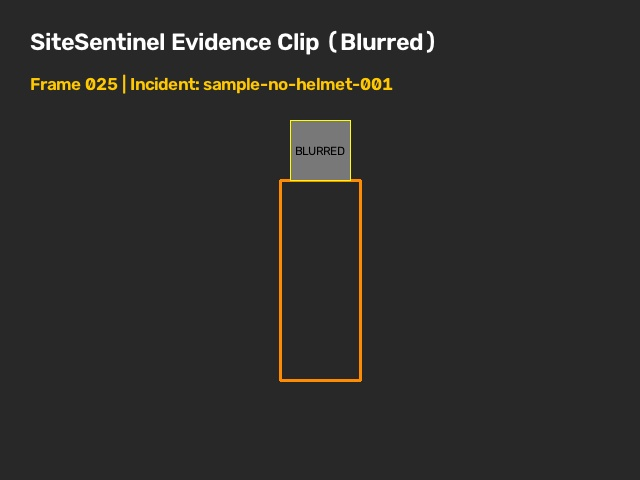
#> input picture evidence/sample/sample-no-helmet-001.jpg, 640 x 480 px
$ python privacy_audit.py   (older library calls are emulated)
#> lines starting #> are read from the running program, lines starting #| are printed output that depends on the picture; after the words box and inside, x2 and y2 are one past the last pixel; in counts of white or black regions, pixels touching at a corner belong together
#> in audit_image, img is the input picture: shape (480, 640, 3); mean B, G, R 42.6, 44.6, 45.5
"""Privacy audit tool for SiteSentinel evidence directory.

Scans evidence/ recursively for saved video clips (.mp4) and thumbnails (.jpg).
Runs OpenCV Haar cascade face detector.
Fails with exit code 1 if ANY legible unblurred face is detected.
"""
from __future__ import annotations

import argparse
import sys
from pathlib import Path
from typing import List, Tuple

import cv2
import numpy as np


def detect_faces_in_bgr(bgr_img: np.ndarray) -> List[Tuple[int, int, int, int]]:
    """Detects legible unblurred faces using CascadeClassifier or skin+sharpness analysis."""
    # 1. Try CascadeClassifier if available
    cv2_data = getattr(cv2, "data", None)
    if hasattr(cv2, "CascadeClassifier") and cv2_data is not None:
        cascade_path = getattr(cv2_data, "haarcascades", "") + "haarcascade_frontalface_default.xml"
        if Path(cascade_path).is_file():
            try:
                cascade = cv2.CascadeClassifier(cascade_path)
                gray = cv2.cvtColor(bgr_img, cv2.COLOR_BGR2GRAY)
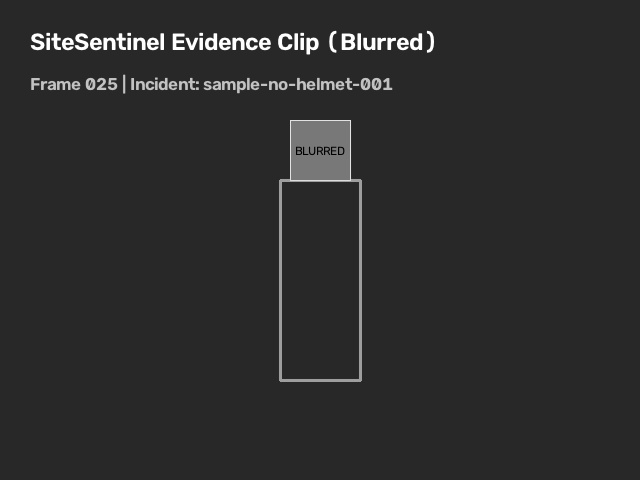
#> gray: shape (480, 640); min 0, max 255, mean 44.6
                faces = cascade.detectMultiScale(gray, scaleFactor=1.1, minNeighbors=5, minSize=(30, 30))
#> faces = ()
                if len(faces) > 0:
                    return [tuple(f) for f in faces]
            except Exception:
                pass

    # 2. Skin tone + high-frequency sharpness analysis
    detected = []
    try:
        ycrcb = cv2.cvtColor(bgr_img, cv2.COLOR_BGR2YCrCb)
#> ycrcb: shape (480, 640, 3); mean of channels 0, 1, 2 44.6, 128.6, 126.8
        skin_mask = cv2.inRange(ycrcb, np.array([0, 133, 77]), np.array([255, 173, 127]))
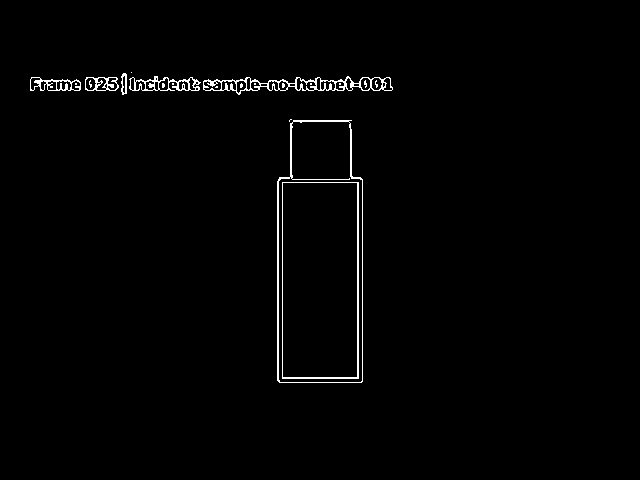
#> skin_mask: shape (480, 640); 1.3% white in thin lines or dots, all inside (x1, y1, x2, y2) = (30, 72, 393, 383)
        contours, _ = cv2.findContours(skin_mask, cv2.RETR_EXTERNAL, cv2.CHAIN_APPROX_SIMPLE)
#> contours = 9 contours, 3 with area under 20; largest, box (x1, y1, x2, y2) and area: (277, 120, 363, 383) 20876, (203, 76, 393, 95) 1772, (129, 76, 201, 91) 636, (30, 77, 81, 91) 476, (85, 77, 119, 91) 396, (121, 73, 127, 95) 90
        for c in contours:
            x, y, w, h = cv2.boundingRect(c)
            if w >= 30 and h >= 30 and 0.7 <= (h / w) <= 1.6:
                roi = bgr_img[y : y + h, x : x + w]
                gray = cv2.cvtColor(roi, cv2.COLOR_BGR2GRAY)
                lap_var = float(cv2.Laplacian(gray, cv2.CV_64F).var())
                if lap_var > 150.0:  # Sharp, legible features
                    detected.append((x, y, w, h))
#> this loop made 9 passes
#> (x, y, w, h) on passes 1, 2, 4, 5, 6, 7, 8, 9: (277, 120, 86, 263), (289, 119, 3, 3), (85, 77, 34, 14), (30, 77, 51, 14), (203, 76, 190, 19), (129, 76, 72, 15), (121, 73, 6, 22), (131, 72, 1, 1)
#> (c, x, y, w, h) on pass 3: ([[172, 83], [172, 84], [173, 84], [173, 83]], 172, 83, 2, 2)
#> after the loop, detected = []
    except Exception:
        pass
    return detected


def audit_image(image_path: Path) -> List[Tuple[int, int, int, int]]:
    """Inspects a single thumbnail or JPEG frame for unblurred faces."""
    img = cv2.imread(str(image_path))
    if img is None:
        return []
    return detect_faces_in_bgr(img)


def audit_video(video_path: Path, sample_stride: int = 5) -> List[Tuple[int, Tuple[int, int, int, int]]]:
    """Inspects a video file, sampling every sample_stride frames."""
    cap = cv2.VideoCapture(str(video_path))
    violations = []
    frame_idx = 0
    while cap.isOpened():
        ret, frame = cap.read()
        if not ret:
            break
        if frame_idx % sample_stride == 0:
            faces = detect_faces_in_bgr(frame)
            for f in faces:
                violations.append((frame_idx, f))
        frame_idx += 1
    cap.release()
    return violations


def audit_evidence_directory(evidence_dir: str | Path = "evidence") -> Tuple[bool, List[str]]:
    """Scans evidence directory returning (passed, findings_list)."""
    target_dir = Path(evidence_dir)
    findings: List[str] = []
    if not target_dir.exists():
        print(f"[Privacy Audit] Directory '{evidence_dir}' does not exist yet. No evidence to audit.")
        return True, findings

    ignored_subdirs = {"screenshots", "submission_bugs_and_failures"}
    image_files = [
        p for p in (list(target_dir.rglob("*.jpg")) + list(target_dir.rglob("*.png")))
        if not (set(p.parts) & ignored_subdirs or p.name.startswith("demo_walkthrough"))
    ]
    video_files = [
        p for p in target_dir.rglob("*.mp4")
        if not (set(p.parts) & ignored_subdirs or p.name.startswith("demo_walkthrough"))
    ]

    total_files = len(image_files) + len(video_files)
    print(f"[Privacy Audit] Scanning '{evidence_dir}': {len(video_files)} video clips, {len(image_files)} thumbnails...")

    for img_p in image_files:
        faces = audit_image(img_p)
#> faces = []
        if faces:
            msg = f"[PRIVACY VIOLATION] Unblurred face detected in thumbnail: {img_p} (detected: {len(faces)} faces)"
            print(msg)
            findings.append(msg)

    for vid_p in video_files:
        v_violations = audit_video(vid_p)
        if v_violations:
            msg = f"[PRIVACY VIOLATION] Unblurred face detected in video: {vid_p} (violations: {len(v_violations)})"
            print(msg)
            findings.append(msg)

    if findings:
        print(f"\n[PRIVACY AUDIT FAILED] Found {len(findings)} privacy violations across {total_files} files!")
        return False, findings

    print(f"[PRIVACY AUDIT PASS] All {total_files} evidence files verified free of unblurred faces.")
    return True, findings


def run_privacy_audit(evidence_dir: str | Path = "evidence") -> bool:
    """Audits evidence directory and returns boolean True if clean, False if violations found."""
    passed, _ = audit_evidence_directory(evidence_dir)
    return passed


def main() -> None:
    parser = argparse.ArgumentParser(description="Audit SiteSentinel evidence directory for privacy compliance.")
    parser.add_argument("--dir", default="evidence", help="Path to evidence directory to audit")
    args = parser.parse_args()

    success = run_privacy_audit(args.dir)
    sys.exit(0 if success else 1)
#> (the program exits here)
